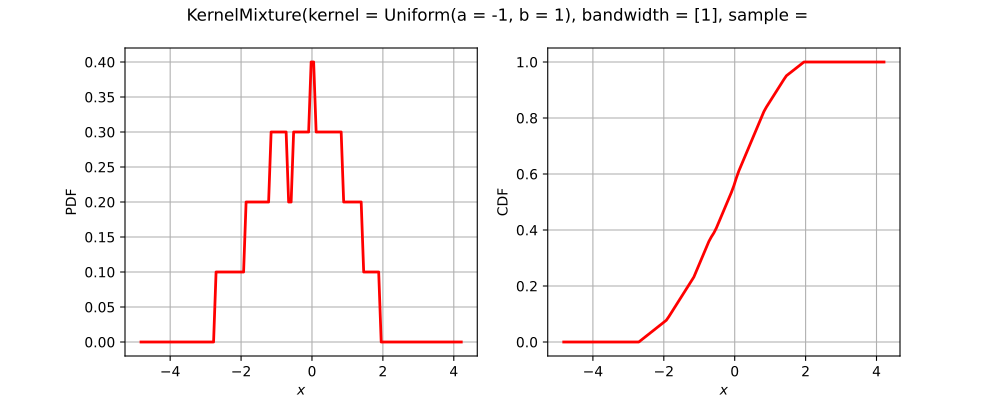

Python code for this plot:
import openturns as ot
from matplotlib import pyplot as plt
from openturns.viewer import View
title = None
if ot.KernelMixture().__class__.__name__ == 'Bernoulli':
    distribution = ot.Bernoulli(0.7)
elif ot.KernelMixture().__class__.__name__ == 'Binomial':
    distribution = ot.Binomial(5, 0.2)
elif ot.KernelMixture().__class__.__name__ == 'Hypergeometric':
    distribution = ot.Hypergeometric(10, 4, 7)
elif ot.KernelMixture().__class__.__name__ == 'CumulativeDistributionNetwork':
    coll = [ot.Normal(2),ot.Dirichlet([0.5, 1.0, 1.5])]
    distribution = ot.CumulativeDistributionNetwork(coll, ot.BipartiteGraph([[0,1], [0,1]]))
elif ot.KernelMixture().__class__.__name__ == 'Histogram':
    distribution = ot.Histogram([-1.0, 0.5, 1.0, 2.0], [0.45, 0.4, 0.15])
elif ot.KernelMixture().__class__.__name__ == 'KernelMixture':
    kernel = ot.Uniform()
    sample = ot.Normal().getSample(5)
    bandwidth = [1.0]
    distribution = ot.KernelMixture(kernel, bandwidth, sample)
elif ot.KernelMixture().__class__.__name__ == 'MaximumDistribution':
    coll = [ot.Uniform(2.5, 3.5), ot.LogUniform(1.0, 1.2), ot.Triangular(2.0, 3.0, 4.0)]
    distribution = ot.MaximumDistribution(coll)
elif ot.KernelMixture().__class__.__name__ == 'Multinomial':
    distribution = ot.Multinomial(5, [0.2])
elif ot.KernelMixture().__class__.__name__ == 'RandomMixture':
    coll = [ot.Triangular(0.0, 1.0, 5.0), ot.Uniform(-2.0, 2.0)]
    weights = [0.8, 0.2]
    cst = 3.0
    distribution = ot.RandomMixture(coll, weights, cst)
elif ot.KernelMixture().__class__.__name__ == 'TruncatedDistribution':
    distribution = ot.TruncatedDistribution(ot.Normal(2.0, 1.5), 1.0, 4.0)
elif ot.KernelMixture().__class__.__name__ == 'UserDefined':
    distribution = ot.UserDefined([[1.0], [2.0], [3.0]], [0.4, 0.5, 1.0])
elif ot.KernelMixture().__class__.__name__ == 'ZipfMandelbrot':
    distribution = ot.ZipfMandelbrot(10, 2.5, 0.3)
elif ot.KernelMixture().__class__.__name__ == 'Normal':
    cov = ot.CovarianceMatrix([[1.0, -0.5], [-0.5, 1.0]])
    distribution = ot.Normal([0.0, 0.0], cov)
    title = "Normal dist. with correlation coefficient {}".format(cov[0, 1])
else:
    distribution = ot.KernelMixture()

dimension = distribution.getDimension()
if title is None:
    title = str(distribution)[:100].split('\n')[0]
if dimension == 1:
    distribution.setDescription(['$x$'])
    pdf_graph = distribution.drawPDF()
    cdf_graph = distribution.drawCDF()
    fig = plt.figure(figsize=(10, 4))
    pdf_axis = fig.add_subplot(121)
    cdf_axis = fig.add_subplot(122)
    View(pdf_graph, figure=fig, axes=[pdf_axis], add_legend=False)
    View(cdf_graph, figure=fig, axes=[cdf_axis], add_legend=False)
    fig.suptitle(title)
elif dimension == 2:
    grid = ot.GridLayout(1, 2)
    pdf_graph = distribution.drawPDF()
    pdf_graph.setLegends([''])
    cdf_graph = distribution.drawCDF()
    cdf_graph.setLegends([''])
    grid.setGraph(0, 0, pdf_graph)
    grid.setGraph(0, 1, cdf_graph)
    grid.setTitle(title)
    fig = View(grid).getFigure()
    fig.axes[0].set_title('PDF')
    fig.axes[1].set_title('CDF')
